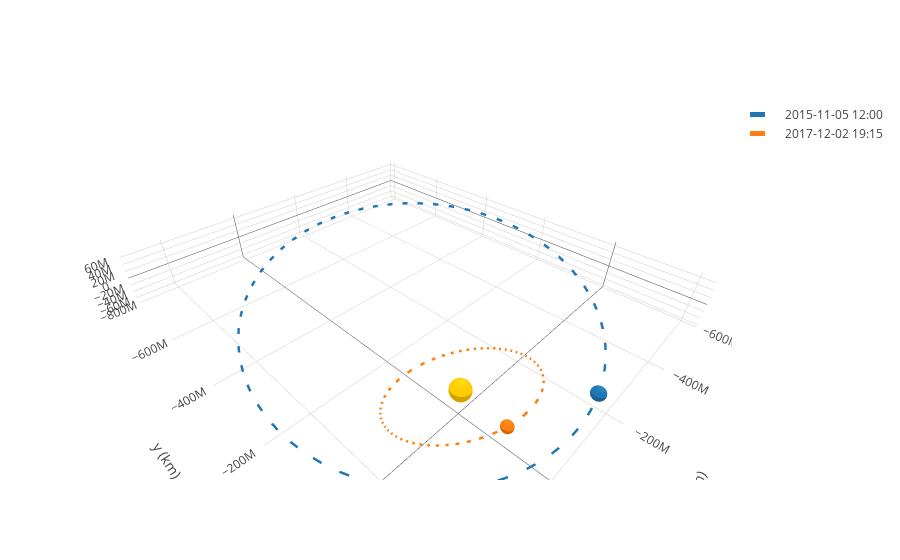

Notebook code cell kept with this figure:
### Code cell
from poliastro.plotting import OrbitPlotter3D
from poliastro.examples import Orbit, Earth

frame = OrbitPlotter3D()

frame.plot(churi)
frame.plot(Orbit.from_body_ephem(Earth))

frame.show();
